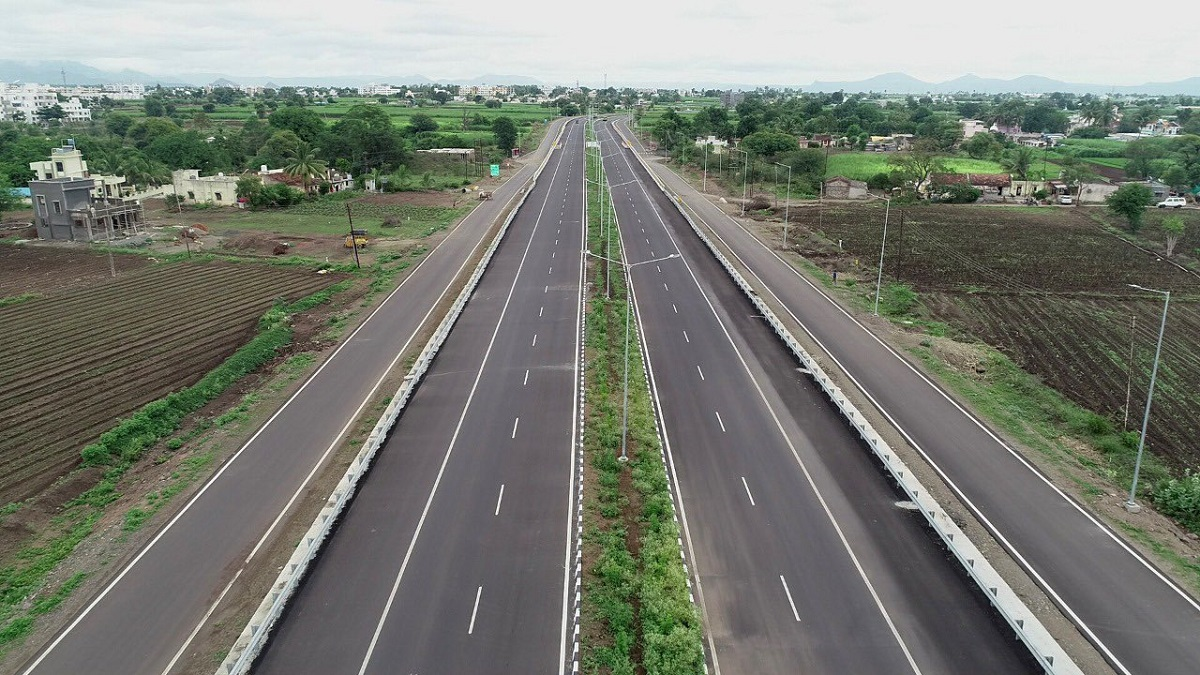
#> input picture data/Road.jpg, 1200 x 675 px, found by its file name
$ python lane-detection-image.py
#> lines starting #> are read from the running program, lines starting #| are printed output that depends on the picture; after the words box and inside, x2 and y2 are one past the last pixel; in counts of white or black regions, pixels touching at a corner belong together
import cv2 as cv
import numpy as np
from matplotlib import pyplot as plt

def region_of_interest(img, vertices):
    mask = np.zeros_like(img)
    # channel_count = img.shape[2]
    match_mask_color = 255
    cv.fillPoly(mask, vertices, match_mask_color)
    masked_image = cv.bitwise_and(img, mask)
    return masked_image

def draw_the_lines(img, lines):
    img = np.copy(img)
    blank_image = np.zeros((img.shape[0], img.shape[1], 3), dtype=np.uint8)

    for line in lines:
        for x1, y1, x2, y2 in line:
            cv.line(blank_image, (x1, y1), (x2, y2), (0, 255, 0), thickness=3)

    img = cv.addWeighted(img, 0.8, blank_image, 1, 0.0)
    return img

img = cv.imread('data/Road.jpg')
#> img is the input picture: shape (675, 1200, 3); mean B, G, R 113.8, 123.2, 119.6
img = cv.cvtColor(img, cv.COLOR_BGR2RGB)

print(img.shape)
#| (675, 1200, 3)
height = img.shape[0]
#> height = 675
width = img.shape[1]
#> width = 1200

region_of_interest_vertices = [
    (0, height),
    (width/2, height/5),
    (width, height)
]
#> region_of_interest_vertices = [(0, 675), (600, 135), (1200, 675)]

gray_image = cv.cvtColor(img, cv.COLOR_RGB2GRAY)
canney_image = cv.Canny(gray_image, 100, 200)
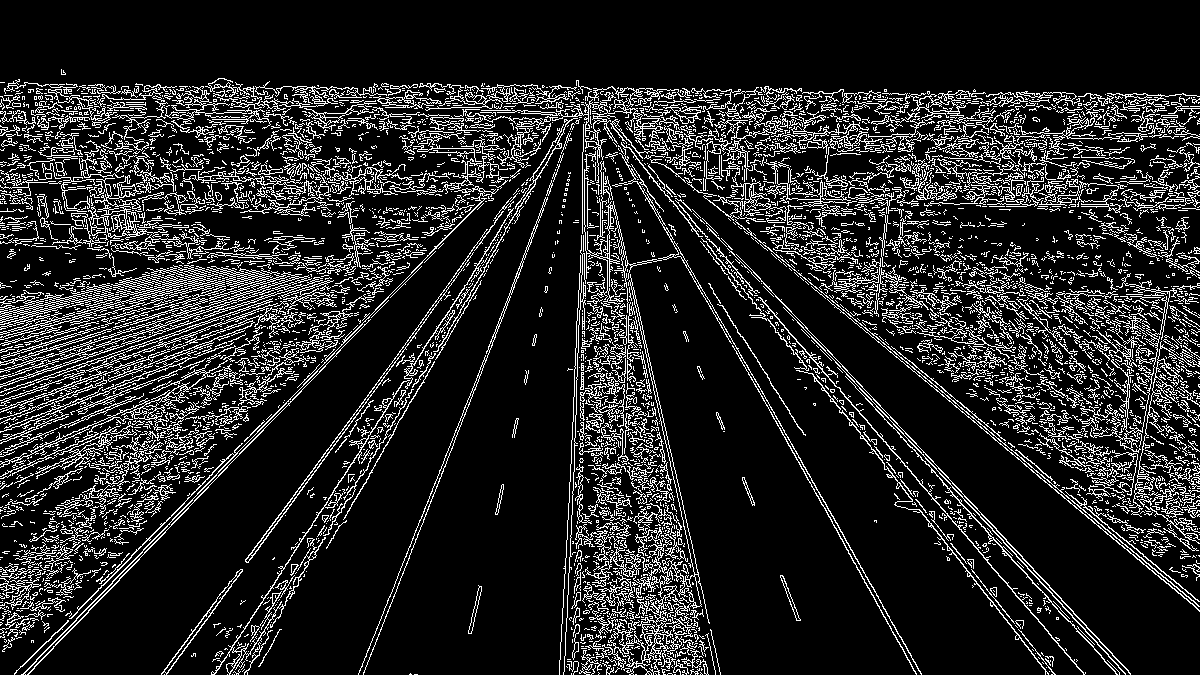
#> canney_image: shape (675, 1200); 14.8% white in thin lines or dots, all inside (x1, y1, x2, y2) = (0, 69, 1200, 675)

cropped_image = region_of_interest(canney_image, np.array([region_of_interest_vertices], np.int32))
#> in region_of_interest, `cv.fillPoly(mask, vertices, match_mask_color)`:
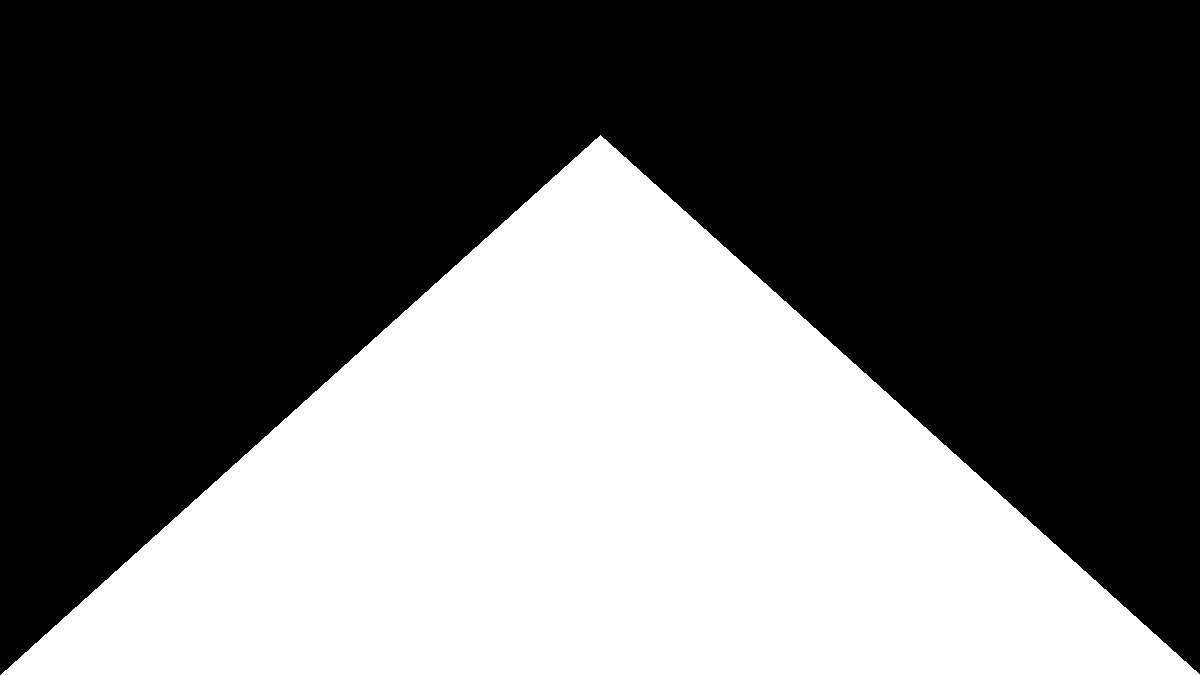
#> mask: shape (675, 1200); 40% white; 1 white region, box (x1, y1, x2, y2) and area: (1, 135, 1200, 675) 324060
#> in region_of_interest, `masked_image = cv.bitwise_and(img, mask)`:
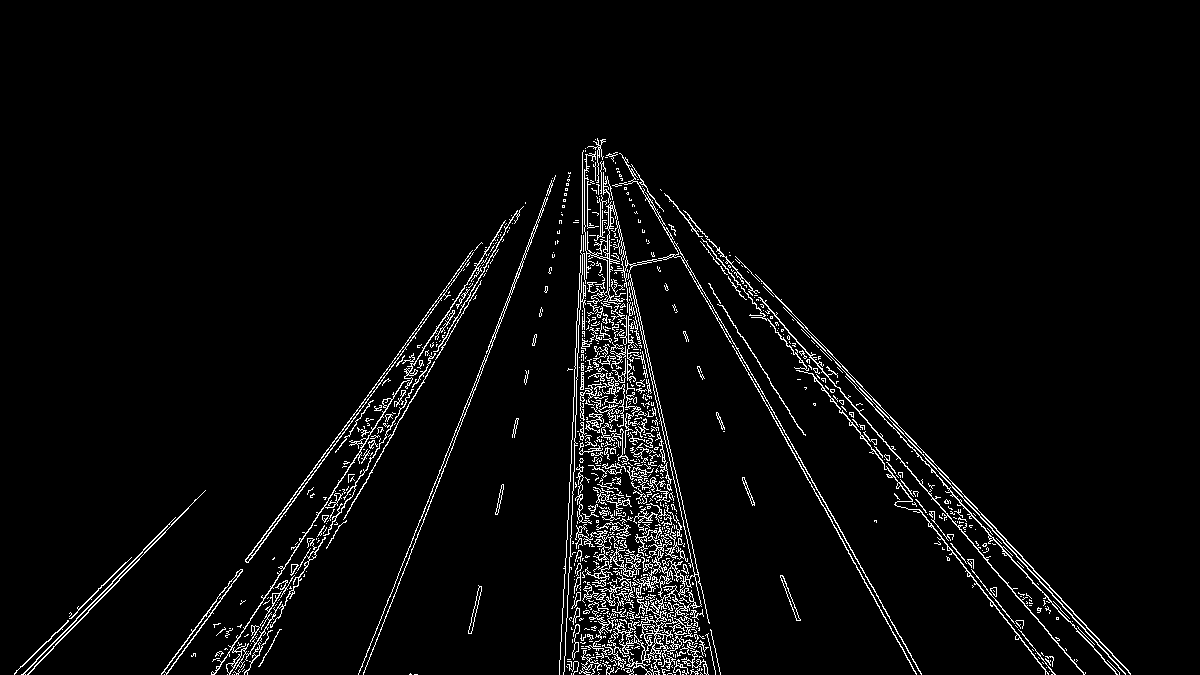
#> masked_image: shape (675, 1200); 3.8% white in thin lines or dots, all inside (x1, y1, x2, y2) = (14, 138, 1131, 675)

lines = cv.HoughLinesP(cropped_image, rho=6, theta=np.pi/60, threshold=160, lines=np.array([]), minLineLength=40, maxLineGap=25)
#> lines = 315 rows, first 6: [598, 674, 598, 140], [609, 674, 609, 184], [803, 466, 906, 646], [867, 399, 1076, 631], [449, 311, 509, 219], [667, 195, 900, 483]

image_with_lines = draw_the_lines(img, lines)
#> the loop in draw_the_lines, `for line in lines:` made 315 passes
#> after the loop in draw_the_lines, `for line in lines:`:
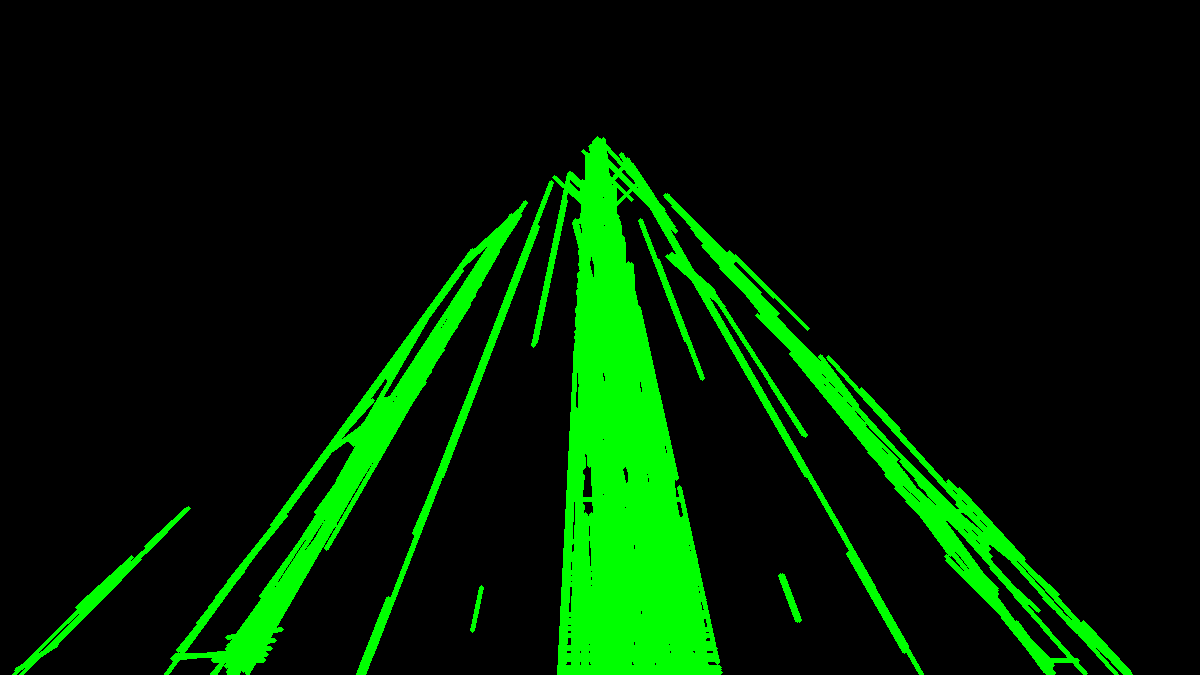
#> blank_image: shape (675, 1200, 3); mean of channels 0, 1, 2 0, 31.8, 0; drawn as B, G, R
#> in draw_the_lines, `img = cv.addWeighted(img, 0.8, blank_image, 1, 0.0)`:
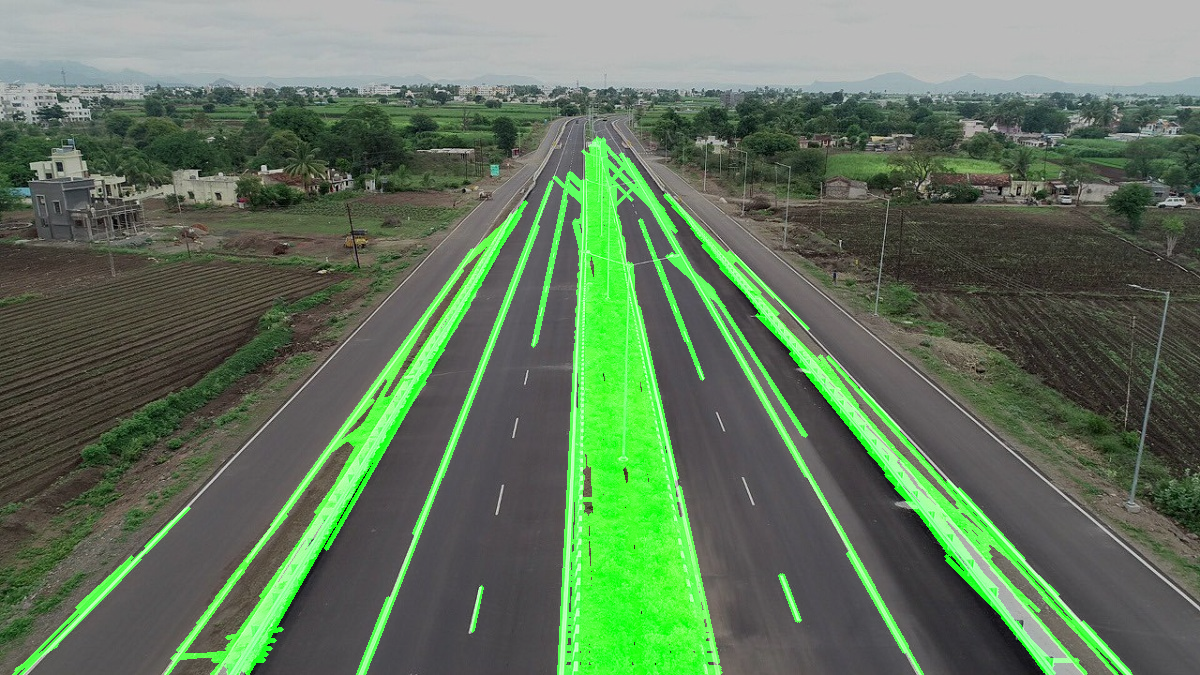
#> img: shape (675, 1200, 3); mean R, G, B 95.7, 117.4, 91.1

plt.imshow(image_with_lines)
plt.show()

$ run again, with data/Black-and-white-gradient.jpg copied over data/Road.jpg
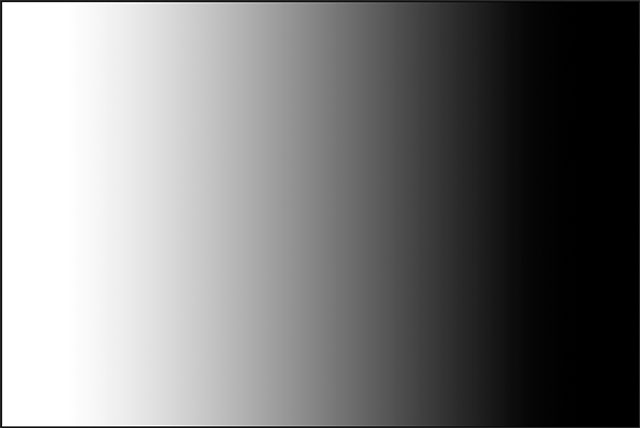
#> input picture data/Black-and-white-gradient.jpg, 640 x 428 px, found by its file name
#> img is the input picture: shape (428, 640, 3); min 0, max 255, mean 125.5
#| (428, 640, 3)
#> `canney_image = cv.Canny(gray_image, 100, 200)`:
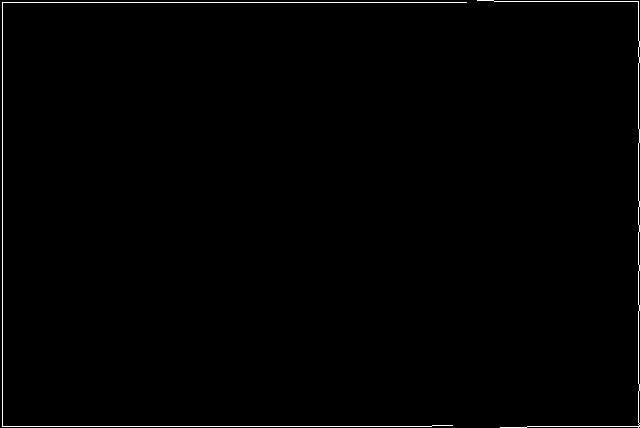
#> canney_image: shape (428, 640); 0.75% white in thin lines or dots
#> mask: shape (428, 640); 40.2% white; 1 white region, box (x1, y1, x2, y2) and area: (0, 85, 640, 428) 110091
#> masked_image: shape (428, 640); 0.22% white in thin lines or dots, all inside (x1, y1, x2, y2) = (2, 425, 640, 428)
#> lines = [[2, 426, 431, 426]]
#> the loop in draw_the_lines, `for line in lines:` made 1 pass
#> in draw_the_lines, `img = cv.addWeighted(img, 0.8, blank_image, 1, 0.0)`:
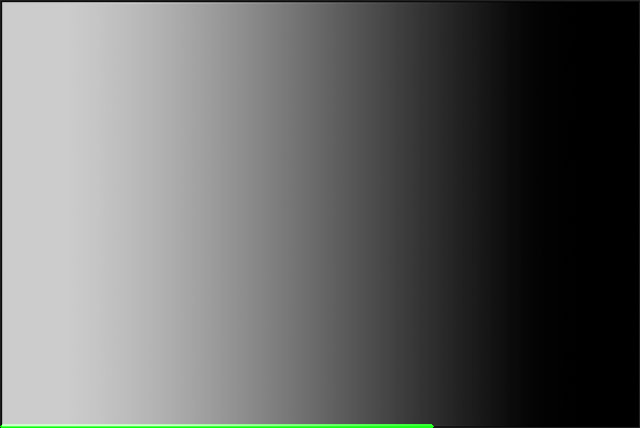
#> img: shape (428, 640, 3); mean of channels 0, 1, 2 100.4, 101.4, 100.4; drawn as B, G, R
